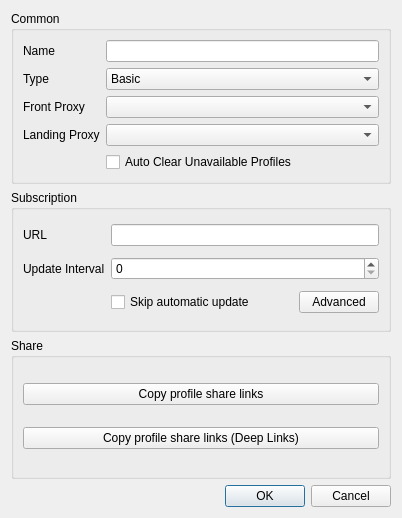
<?xml version="1.0" encoding="UTF-8"?>
<ui version="4.0">
 <class>DialogEditGroup</class>
 <widget class="QDialog" name="DialogEditGroup">
  <property name="geometry">
   <rect>
    <x>0</x>
    <y>0</y>
    <width>402</width>
    <height>518</height>
   </rect>
  </property>
  <property name="minimumSize">
   <size>
    <width>400</width>
    <height>300</height>
   </size>
  </property>
  <property name="windowTitle">
   <string>Edit Group</string>
  </property>
  <layout class="QVBoxLayout" name="verticalLayout">
   <item>
    <widget class="QGroupBox" name="cat_common">
     <property name="sizePolicy">
      <sizepolicy hsizetype="Preferred" vsizetype="Maximum">
       <horstretch>0</horstretch>
       <verstretch>0</verstretch>
      </sizepolicy>
     </property>
     <property name="title">
      <string>Common</string>
     </property>
     <layout class="QGridLayout" name="main">
      <item row="3" column="1">
       <widget class="QComboBox" name="landing_proxy"/>
      </item>
      <item row="1" column="1">
       <widget class="QComboBox" name="type">
        <item>
         <property name="text">
          <string>Basic</string>
         </property>
        </item>
        <item>
         <property name="text">
          <string>Subscription</string>
         </property>
        </item>
       </widget>
      </item>
      <item row="0" column="0">
       <widget class="QLabel" name="label">
        <property name="text">
         <string>Name</string>
        </property>
       </widget>
      </item>
      <item row="3" column="0">
       <widget class="QLabel" name="landing_proxy_l">
        <property name="text">
         <string>Landing Proxy</string>
        </property>
       </widget>
      </item>
      <item row="2" column="1">
       <layout class="QHBoxLayout" name="horizontalLayout">
        <item>
         <widget class="QComboBox" name="front_proxy"/>
        </item>
       </layout>
      </item>
      <item row="1" column="0">
       <widget class="QLabel" name="label_2">
        <property name="text">
         <string>Type</string>
        </property>
       </widget>
      </item>
      <item row="2" column="0">
       <widget class="QLabel" name="front_proxy_l">
        <property name="text">
         <string>Front Proxy</string>
        </property>
       </widget>
      </item>
      <item row="0" column="1">
       <widget class="QLineEdit" name="name"/>
      </item>
      <item row="4" column="1">
       <widget class="QCheckBox" name="auto_clear_unavailable">
        <property name="text">
         <string>Auto Clear Unavailable Profiles</string>
        </property>
       </widget>
      </item>
     </layout>
     <zorder>label</zorder>
     <zorder>front_proxy_l</zorder>
     <zorder>type</zorder>
     <zorder>label_2</zorder>
     <zorder>landing_proxy</zorder>
     <zorder>landing_proxy_l</zorder>
     <zorder>name</zorder>
     <zorder>auto_clear_unavailable</zorder>
    </widget>
   </item>
   <item>
    <widget class="QGroupBox" name="cat_sub">
     <property name="title">
      <string>Subscription</string>
     </property>
     <layout class="QGridLayout" name="_2">
      <item row="0" column="0">
       <widget class="QLabel" name="label_4">
        <property name="text">
         <string>URL</string>
        </property>
       </widget>
      </item>
      <item row="0" column="1">
       <widget class="MyLineEdit" name="url"/>
      </item>
      <item row="1" column="0">
       <widget class="QLabel" name="label_update_interval">
        <property name="text">
         <string>Update Interval</string>
        </property>
       </widget>
      </item>
      <item row="1" column="1">
       <widget class="QSpinBox" name="sub_update_interval">
        <property name="minimum">
         <number>0</number>
        </property>
        <property name="maximum">
         <number>720</number>
        </property>
       </widget>
      </item>
      <item row="2" column="1">
       <layout class="QHBoxLayout" name="sub_options_layout">
        <item>
         <widget class="QCheckBox" name="skip_auto_update">
          <property name="text">
           <string>Skip automatic update</string>
          </property>
         </widget>
        </item>
        <item>
         <spacer name="sub_options_spacer">
          <property name="orientation">
           <enum>Qt::Orientation::Horizontal</enum>
          </property>
          <property name="sizeHint" stdset="0">
           <size>
            <width>0</width>
            <height>0</height>
           </size>
          </property>
         </spacer>
        </item>
        <item>
         <widget class="QPushButton" name="advanced">
          <property name="text">
           <string>Advanced</string>
          </property>
         </widget>
        </item>
       </layout>
      </item>
     </layout>
    </widget>
   </item>
   <item>
    <widget class="QGroupBox" name="cat_share">
     <property name="title">
      <string>Share</string>
     </property>
     <layout class="QVBoxLayout" name="verticalLayout_2">
      <item>
       <widget class="QPushButton" name="copy_links">
        <property name="text">
         <string>Copy profile share links</string>
        </property>
       </widget>
      </item>
      <item>
       <widget class="QPushButton" name="copy_links_nkr">
        <property name="text">
         <string>Copy profile share links (Deep Links)</string>
        </property>
       </widget>
      </item>
     </layout>
    </widget>
   </item>
   <item>
    <widget class="QDialogButtonBox" name="buttonBox">
     <property name="standardButtons">
      <set>QDialogButtonBox::StandardButton::Cancel|QDialogButtonBox::StandardButton::Ok</set>
     </property>
    </widget>
   </item>
  </layout>
 </widget>
 <customwidgets>
  <customwidget>
   <class>MyLineEdit</class>
   <extends>QLineEdit</extends>
   <header>include/ui/utils/MyLineEdit.h</header>
  </customwidget>
 </customwidgets>
 <tabstops>
  <tabstop>name</tabstop>
  <tabstop>type</tabstop>
  <tabstop>url</tabstop>
  <tabstop>sub_update_interval</tabstop>
  <tabstop>skip_auto_update</tabstop>
  <tabstop>advanced</tabstop>
  <tabstop>copy_links</tabstop>
  <tabstop>copy_links_nkr</tabstop>
 </tabstops>
 <resources/>
 <connections>
  <connection>
   <sender>buttonBox</sender>
   <signal>rejected()</signal>
   <receiver>DialogEditGroup</receiver>
   <slot>reject()</slot>
   <hints>
    <hint type="sourcelabel">
     <x>199</x>
     <y>275</y>
    </hint>
    <hint type="destinationlabel">
     <x>199</x>
     <y>149</y>
    </hint>
   </hints>
  </connection>
  <connection>
   <sender>buttonBox</sender>
   <signal>accepted()</signal>
   <receiver>DialogEditGroup</receiver>
   <slot>accept()</slot>
   <hints>
    <hint type="sourcelabel">
     <x>199</x>
     <y>291</y>
    </hint>
    <hint type="destinationlabel">
     <x>199</x>
     <y>157</y>
    </hint>
   </hints>
  </connection>
 </connections>
</ui>
